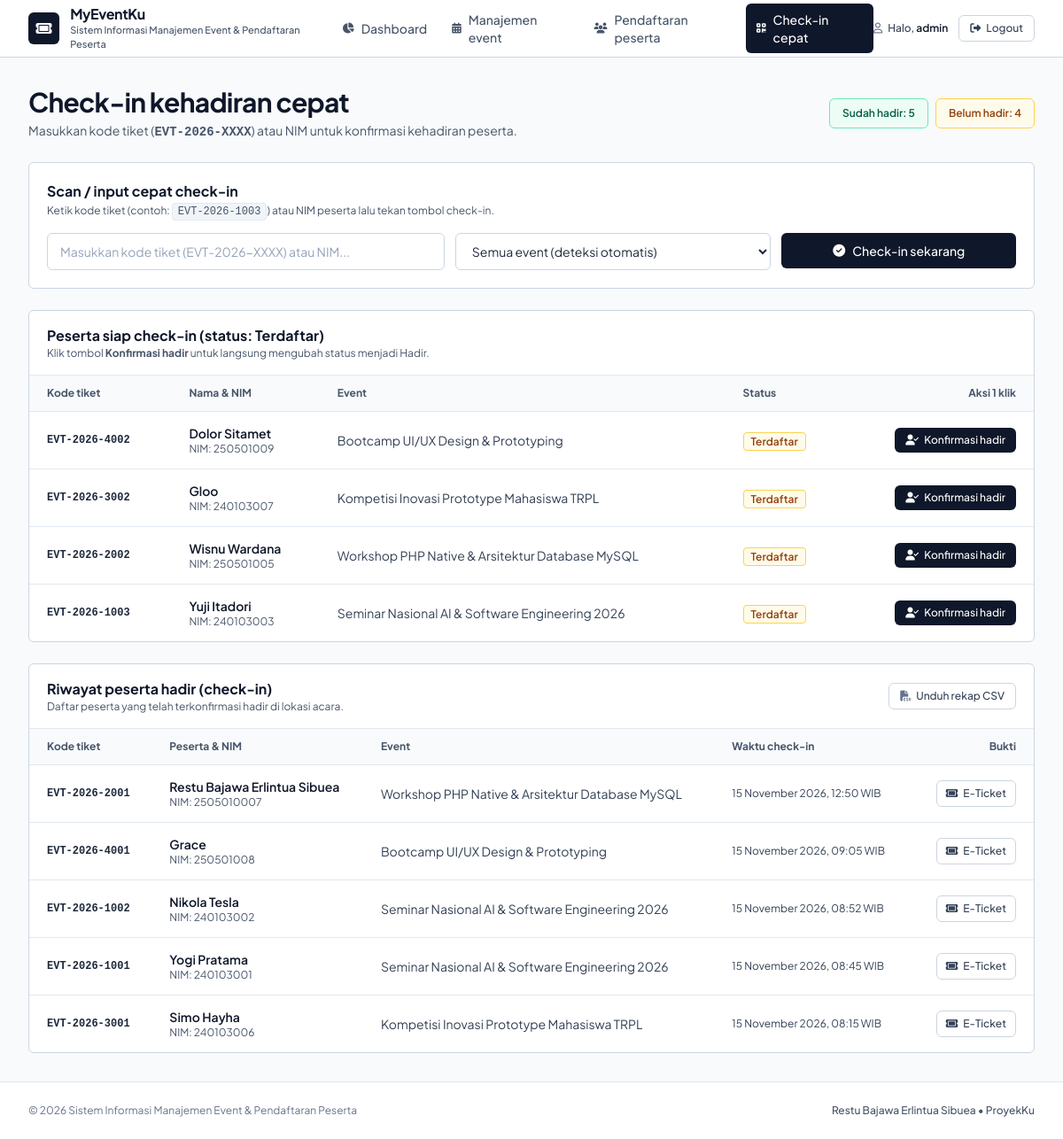
Screenshot of /checkin.php (signed in) with the database file from the repository.
### tables this page shows
CREATE TABLE `participants` (
  `id` INT AUTO_INCREMENT PRIMARY KEY,
  `event_id` INT NOT NULL,
  `ticket_code` VARCHAR(25) NOT NULL,
  `name` VARCHAR(100) NOT NULL,
  `identity_no` VARCHAR(30) NOT NULL,
  `email` VARCHAR(100) NOT NULL,
  `phone` VARCHAR(25) NOT NULL,
  `attendance_status` ENUM('Terdaftar', 'Hadir') NOT NULL DEFAULT 'Terdaftar',
  `check_in_at` DATETIME NULL DEFAULT NULL,
  `created_at` TIMESTAMP DEFAULT CURRENT_TIMESTAMP,
  UNIQUE KEY `unique_ticket_code` (`ticket_code`),
  UNIQUE KEY `unique_participant` (`event_id`, `identity_no`),
  CONSTRAINT `fk_participants_event`
    FOREIGN KEY (`event_id`) REFERENCES `events`(`id`)
    ON DELETE CASCADE
    ON UPDATE CASCADE
);

CREATE TABLE `events` (
  `id` INT AUTO_INCREMENT PRIMARY KEY,
  `title` VARCHAR(150) NOT NULL,
  `category` ENUM('Seminar', 'Workshop', 'Kompetisi', 'Bootcamp') NOT NULL DEFAULT 'Seminar',
  `event_date` DATETIME NOT NULL,
  `location` VARCHAR(150) NOT NULL,
  `quota` INT NOT NULL DEFAULT 0,
  `description` TEXT NULL,
  `status` ENUM('Terbuka', 'Penuh', 'Selesai') NOT NULL DEFAULT 'Terbuka',
  `created_at` TIMESTAMP DEFAULT CURRENT_TIMESTAMP
);

### config/database.php (called while the page is built, shortened)
<?php
function formatTanggalIndo($datetime)
{
    $timestamp = strtotime($datetime);
    $bulanIndo = [
        1 => 'Januari', 'Februari', 'Maret', 'April', 'Mei', 'Juni',
        'Juli', 'Agustus', 'September', 'Oktober', 'November', 'Desember',
    ];
    $hari  = date('d', $timestamp);
    $bulan = $bulanIndo[(int) date('n', $timestamp)];
    $tahun = date('Y', $timestamp);
    $jam   = date('H:i', $timestamp);
    return "{$hari} {$bulan} {$tahun}, {$jam} WIB";
}

### checkin.php (the view, shortened to what this page needs)
<?php
require_once __DIR__ . '/config/database.php';
$prefillCode   = trim((string) ($_GET['code'] ?? ''));
$filterEventId = isset($_GET['event_id']) ? (int) $_GET['event_id'] : 0;
$stmtCountHadir = $pdo->prepare('SELECT COUNT(*) FROM participants WHERE attendance_status = :status');
$stmtCountHadir->execute(['status' => 'Hadir']);
$totalHadir = (int) $stmtCountHadir->fetchColumn();
$stmtCountPending = $pdo->prepare('SELECT COUNT(*) FROM participants WHERE attendance_status = :status');
$stmtCountPending->execute(['status' => 'Terdaftar']);
$totalPending = (int) $stmtCountPending->fetchColumn();
$pendingConditions = [];
$pendingParams     = [];
if ($prefillCode !== '') {
    $pendingConditions[] = '(p.ticket_code LIKE :code_ticket OR p.identity_no LIKE :code_nim OR p.name LIKE :code_name)';
    $pendingParams['code_ticket'] = '%' . $prefillCode . '%';
    $pendingParams['code_nim']    = '%' . $prefillCode . '%';
    $pendingParams['code_name']   = '%' . $prefillCode . '%';
} else {
    $pendingConditions[] = 'p.attendance_status = :pending_status';
    $pendingParams['pending_status'] = 'Terdaftar';
}
$pendingWhereSql = 'WHERE ' . implode(' AND ', $pendingConditions);
$stmtPending = $pdo->prepare("
    SELECT p.id, p.ticket_code, p.name, p.identity_no, p.attendance_status, p.check_in_at, e.title AS event_title
    FROM participants p
    INNER JOIN events e ON p.event_id = e.id
    {$pendingWhereSql}
    ORDER BY p.id DESC
");
$stmtPending->execute($pendingParams);
$pendingParticipants = $stmtPending->fetchAll();
$historyWhereSql = ($filterEventId > 0)
    ? 'WHERE p.attendance_status = :status AND p.event_id = :event_id'
    : 'WHERE p.attendance_status = :status';
$historyParams = ['status' => 'Hadir'];
$stmtHistory = $pdo->prepare("
    SELECT p.id, p.ticket_code, p.name, p.identity_no, p.attendance_status, p.check_in_at, e.title AS event_title
    FROM participants p
    INNER JOIN events e ON p.event_id = e.id
    {$historyWhereSql}
    ORDER BY p.check_in_at DESC, p.id DESC
");
$stmtHistory->execute($historyParams);
$checkedInHistory = $stmtHistory->fetchAll();
require_once __DIR__ . '/includes/header.php';
?>
<section class="mb-6 flex flex-col sm:flex-row sm:items-center sm:justify-between gap-4">
    <div>
        <h1 class="text-2xl sm:text-3xl font-bold text-slate-900 tracking-tight">
            Check-in kehadiran cepat
        </h1>
        <p class="mt-1 text-sm text-slate-600">
            Masukkan kode tiket (<span class="font-mono font-semibold">EVT-2026-XXXX</span>) atau NIM untuk konfirmasi kehadiran peserta.
        </p>
    </div>
    <div class="flex items-center gap-2">
        <div class="px-3.5 py-2 rounded-md border border-emerald-300 bg-emerald-50 text-emerald-800 text-xs font-semibold">
            Sudah hadir: <?= $totalHadir ?>
        </div>
        <div class="px-3.5 py-2 rounded-md border border-amber-300 bg-amber-50 text-amber-800 text-xs font-semibold">
            Belum hadir: <?= $totalPending ?>
        </div>
    </div>
</section>
<section class="mb-6 bg-white border border-slate-300 rounded-md shadow-none p-5">
    <div class="mb-4">
        <h2 class="text-base font-bold text-slate-900">Scan / input cepat check-in</h2>
        <p class="text-xs text-slate-600 mt-0.5">
            Ketik kode tiket (contoh: <span class="font-mono bg-slate-100 px-1.5 py-0.5 rounded border border-slate-200">EVT-2026-1003</span>) atau NIM peserta lalu tekan tombol check-in.
        </p>
    </div>
    <form method="POST" action="checkin.php" class="grid grid-cols-1 md:grid-cols-12 gap-3">
        <div class="md:col-span-5">
            <input type="text"
                   id="keyword"
                   name="keyword"
                   required
                   autofocus
                   value="<?= htmlspecialchars($prefillCode, ENT_QUOTES, 'UTF-8') ?>"
                   placeholder="Masukkan kode tiket (EVT-2026-XXXX) atau NIM..."
                   class="w-full px-3.5 py-2.5 rounded-md border border-slate-300 bg-white text-slate-900 placeholder-slate-400 text-sm focus:ring-1 focus:ring-slate-900 focus:border-slate-900 outline-none">
        </div>
        <div class="md:col-span-4">
            <select id="scan_event_id"
                    name="event_id"
                    class="w-full px-3.5 py-2.5 rounded-md border border-slate-300 bg-white text-slate-800 text-sm focus:ring-1 focus:ring-slate-900 focus:border-slate-900 outline-none">
                <option value="0">Semua event (deteksi otomatis)</option>
            </select>
        </div>
        <div class="md:col-span-3">
            <button type="submit"
                    class="w-full inline-flex items-center justify-center gap-2 px-4 py-2.5 rounded-md bg-slate-900 hover:bg-slate-800 text-white text-sm font-medium transition-colors">
                <i class="fa-solid fa-circle-check"></i>
                <span>Check-in sekarang</span>
            </button>
        </div>
    </form>
</section>
<section class="mb-6 bg-white border border-slate-300 rounded-md shadow-none overflow-hidden">
    <div class="px-5 py-4 border-b border-slate-200 flex flex-col sm:flex-row sm:items-center sm:justify-between gap-2">
        <div>
            <h2 class="text-base font-bold text-slate-900">
                <?= $prefillCode !== ''
                    ? 'Hasil pencarian tiket / NIM: "' . htmlspecialchars($prefillCode, ENT_QUOTES, 'UTF-8') . '"'
                    : 'Peserta siap check-in (status: Terdaftar)' ?>
            </h2>
            <p class="text-xs text-slate-600">
                Klik tombol <strong>Konfirmasi hadir</strong> untuk langsung mengubah status menjadi Hadir.
            </p>
        </div>
    </div>
    <?php if (empty($pendingParticipants)): ?>
        <div class="p-8 text-center text-sm text-slate-600">
            <p class="font-semibold text-slate-700">
                <?= $prefillCode !== '' ? 'Tidak ditemukan peserta yang cocok dengan kata kunci tersebut.' : 'Seluruh peserta terdaftar sudah melakukan check-in.' ?>
            </p>
        </div>
    <?php else: ?>
        <div class="overflow-x-auto">
            <table class="w-full text-left border-collapse">
                <thead>
                    <tr class="bg-slate-50 border-b border-slate-200 text-xs font-semibold text-slate-600">
                        <th class="px-5 py-3">Kode tiket</th>
                        <th class="px-4 py-3">Nama &amp; NIM</th>
                        <th class="px-4 py-3">Event</th>
                        <th class="px-4 py-3">Status</th>
                        <th class="px-5 py-3 text-right">Aksi 1 klik</th>
                    </tr>
                </thead>
                <tbody class="divide-y divide-slate-200 text-sm">
                    <?php foreach ($pendingParticipants as $row): ?>
                        <?php $rowHadir = ($row['attendance_status'] === 'Hadir'); ?>
                        <tr class="hover:bg-slate-50">
                            <td class="px-5 py-3.5 font-mono text-xs font-semibold text-slate-800 whitespace-nowrap">
                                <?= htmlspecialchars($row['ticket_code'] ?? '', ENT_QUOTES, 'UTF-8') ?>
                            </td>
                            <td class="px-4 py-3.5">
                                <p class="font-semibold text-slate-900 capitalize"><?= htmlspecialchars($row['name'] ?? '', ENT_QUOTES, 'UTF-8') ?></p>
                                <p class="text-xs text-slate-600">NIM: <?= htmlspecialchars($row['identity_no'] ?? '', ENT_QUOTES, 'UTF-8') ?></p>
                            </td>
                            <td class="px-4 py-3.5 text-xs sm:text-sm text-slate-700">
                                <?= htmlspecialchars($row['event_title'] ?? '', ENT_QUOTES, 'UTF-8') ?>
                            </td>
                            <td class="px-4 py-3.5 whitespace-nowrap">
                                <span class="rounded border px-2 py-0.5 text-xs font-semibold <?= $rowHadir
                                    ? 'border-emerald-300 bg-emerald-50 text-emerald-800'
                                    : 'border-amber-300 bg-amber-50 text-amber-800' ?>">
                                    <?= htmlspecialchars($row['attendance_status'] ?? '', ENT_QUOTES, 'UTF-8') ?>
                                </span>
                            </td>
                            <td class="px-5 py-3.5 text-right whitespace-nowrap">
                                <?php if ($rowHadir): ?>
                                    <span class="text-xs font-semibold text-emerald-700">
                                        Sudah hadir
                                    </span>
                                <?php else: ?>
                                    <form method="POST" action="checkin.php" class="inline">
                                        <button type="submit"
                                                class="inline-flex items-center gap-1.5 px-3 py-1.5 rounded-md bg-slate-900 hover:bg-slate-800 text-white text-xs font-medium transition-colors">
                                            <i class="fa-solid fa-user-check"></i>
                                            <span>Konfirmasi hadir</span>
                                        </button>
                                    </form>
                                <?php endif; ?>
                            </td>
                        </tr>
                    <?php endforeach; ?>
                </tbody>
            </table>
        </div>
    <?php endif; ?>
</section>
<section class="bg-white border border-slate-300 rounded-md shadow-none overflow-hidden">
    <div class="px-5 py-4 border-b border-slate-200 flex flex-col sm:flex-row sm:items-center sm:justify-between gap-2">
        <div>
            <h2 class="text-base font-bold text-slate-900">Riwayat peserta hadir (check-in)</h2>
            <p class="text-xs text-slate-600">Daftar peserta yang telah terkonfirmasi hadir di lokasi acara.</p>
        </div>
        <a href="export_csv.php<?= $filterEventId > 0 ? '?event_id=' . $filterEventId : '' ?>"
           class="inline-flex items-center gap-1.5 px-3 py-1.5 rounded-md bg-white hover:bg-slate-50 text-slate-700 border border-slate-300 text-xs font-medium transition-colors">
            <i class="fa-solid fa-file-csv text-slate-500"></i> Unduh rekap CSV
        </a>
    </div>
    <?php if (empty($checkedInHistory)): ?>
        <div class="p-8 text-center text-sm text-slate-600">Belum ada peserta yang tercatat hadir.</div>
    <?php else: ?>
        <div class="overflow-x-auto">
            <table class="w-full text-left border-collapse">
                <thead>
                    <tr class="bg-slate-50 border-b border-slate-200 text-xs font-semibold text-slate-600">
                        <th class="px-5 py-3">Kode tiket</th>
                        <th class="px-4 py-3">Peserta &amp; NIM</th>
                        <th class="px-4 py-3">Event</th>
                        <th class="px-4 py-3">Waktu check-in</th>
                        <th class="px-5 py-3 text-right">Bukti</th>
                    </tr>
                </thead>
                <tbody class="divide-y divide-slate-200 text-sm">
                    <?php foreach ($checkedInHistory as $hist): ?>
                        <tr class="hover:bg-slate-50">
                            <td class="px-5 py-3.5 font-mono text-xs font-semibold text-slate-800 whitespace-nowrap">
                                <?= htmlspecialchars($hist['ticket_code'] ?? '', ENT_QUOTES, 'UTF-8') ?>
                            </td>
                            <td class="px-4 py-3.5">
                                <p class="font-semibold text-slate-900 capitalize"><?= htmlspecialchars($hist['name'] ?? '', ENT_QUOTES, 'UTF-8') ?></p>
                                <p class="text-xs text-slate-600">NIM: <?= htmlspecialchars($hist['identity_no'] ?? '', ENT_QUOTES, 'UTF-8') ?></p>
                            </td>
                            <td class="px-4 py-3.5 text-xs sm:text-sm text-slate-700">
                                <?= htmlspecialchars($hist['event_title'] ?? '', ENT_QUOTES, 'UTF-8') ?>
                            </td>
                            <td class="px-4 py-3.5 text-xs text-slate-700 whitespace-nowrap">
                                <?= htmlspecialchars(formatTanggalIndo($hist['check_in_at'] ?? null), ENT_QUOTES, 'UTF-8') ?>
                            </td>
                            <td class="px-5 py-3.5 text-right whitespace-nowrap">
                                <a href="ticket.php?id=<?= (int) $hist['id'] ?>"
                                   class="inline-flex items-center gap-1.5 px-2.5 py-1.5 rounded-md bg-white hover:bg-slate-50 text-slate-700 border border-slate-300 text-xs font-medium transition-colors">
                                    <i class="fa-solid fa-ticket"></i> E-Ticket
                                </a>
                            </td>
                        </tr>
                    <?php endforeach; ?>
                </tbody>
            </table>
        </div>
    <?php endif; ?>
</section>
<?php require_once __DIR__ . '/includes/footer.php'; ?>

### rows the page displays
participants: ticket_code "EVT-2026-4002", name "Dolor Sitamet", identity_no "250501009", event.title "Bootcamp UI/UX Design & Prototyping", attendance_status "Terdaftar"
participants: ticket_code "EVT-2026-3002", name "Gloo", identity_no "240103007", event.title "Kompetisi Inovasi Prototype Mahasiswa TRPL", attendance_status "Terdaftar"
participants: ticket_code "EVT-2026-2002", name "Wisnu Wardana", identity_no "250501005", event.title "Workshop PHP Native & Arsitektur Database MySQL", attendance_status "Terdaftar"
participants: ticket_code "EVT-2026-1003", name "Yuji Itadori", identity_no "240103003", event.title "Seminar Nasional AI & Software Engineering 2026", attendance_status "Terdaftar"
participants: ticket_code "EVT-2026-2001", name "Restu Bajawa Erlintua Sibuea", identity_no "2505010007", event.title "Workshop PHP Native & Arsitektur Database MySQL", check_in_at "15 November 2026, 12:50 WIB"
participants: ticket_code "EVT-2026-4001", name "Grace", identity_no "250501008", event.title "Bootcamp UI/UX Design & Prototyping", check_in_at "15 November 2026, 09:05 WIB"
participants: ticket_code "EVT-2026-1002", name "Nikola Tesla", identity_no "240103002", event.title "Seminar Nasional AI & Software Engineering 2026", check_in_at "15 November 2026, 08:52 WIB"
participants: ticket_code "EVT-2026-1001", name "Yogi Pratama", identity_no "240103001", event.title "Seminar Nasional AI & Software Engineering 2026", check_in_at "15 November 2026, 08:45 WIB"
participants: ticket_code "EVT-2026-3001", name "Simo Hayha", identity_no "240103006", event.title "Kompetisi Inovasi Prototype Mahasiswa TRPL", check_in_at "15 November 2026, 08:15 WIB"

### other values shown
$item['label'] "Dashboard"
$item['label'] "Manajemen event"
$item['label'] "Pendaftaran peserta"
$item['label'] "Check-in cepat"
$_SESSION['username'] "admin"
$totalHadir "5"
$totalPending "4"
